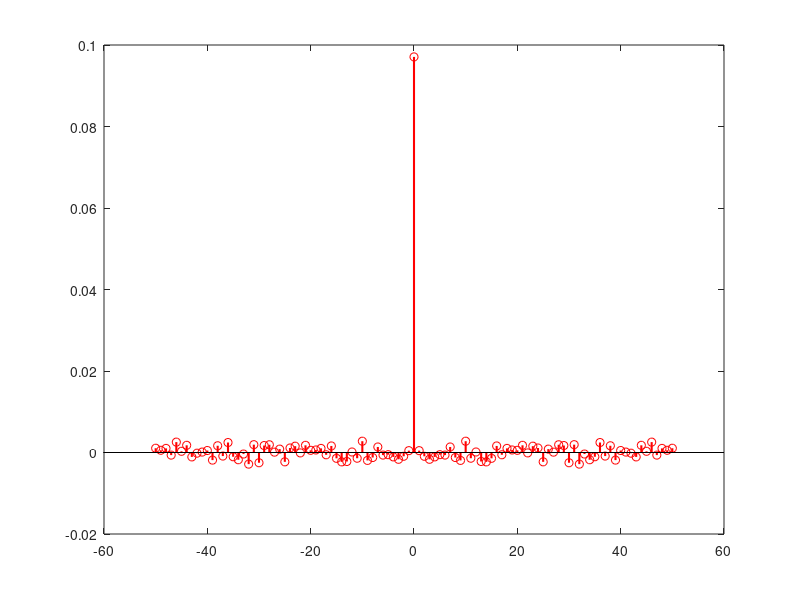

Write MATLAB code to recreate this figure. (Note: this script raises an error after producing the figure.)
% DISCIPLINA: TIP7044 - ESTIMAÇÃO E IDENTIFICAÇÃO DE SISTEMAS (2022.2 - T01)
% PROFESSOR: GUILHERME DE ALENCAR BARRETO
% ALUNO(A): ANDREZA COSTA NASCIMENTO
% MATRÍCULA: 544957

% 2º EXERCÍCIO COMPUTACIONAL: ESTACIONARIEDADE E ERGODICIDADE

%% Item 1
clc;clear;

N = 5000;
pot_awgn = 0.1;
x = sqrt(pot_awgn)*randn(N,1);
m_x = mean(x);
var_x = var(x);

tau_max = 50;
[R_ruido lag] = xcorr(x-m_x,tau_max,'unbiased');

% create new figure
fig = figure; clf

h = stem(lag,R_ruido,'-r','LineWidth',1.5); hold on

% define figure properties
opts.Colors     = set(groot,'defaultAxesColorOrder');
opts.saveFolder = 'img/';
opts.width      = 20;
opts.height     = 10;
opts.fontType   = 'Times';
opts.fontSize   = 24.6;

% add axis labes and legend
axis tight
title('Funcao de Autocorrelacao: Processo AWGN')
xlabel('tau (lag)')
ylabel('FAC')
%legend('1960','1946','1970','1972','1975')

% scaling
fig.Units               = 'centimeters';
fig.Position(3)         = opts.width;
fig.Position(4)         = opts.height;

% set text properties
set(fig.Children, ...
    'FontName',     'Times', ...
    'FontSize',     23);

% remove unnecessary white space
set(gca,'LooseInset',max(get(gca,'TightInset'), 0.02))
hold off

%% Item 2

clc; clear;

N = 5000;
pot_awgn = 0.1;
a_0 = 2;
a_1 = 0.85;
tau_max = 20;

m_x_teo = a_0/(1-a_1);
var_x_teo = pot_awgn/(1-a_1^2);
SNR_teo = var_x_teo/pot_awgn;
SNR_dB_teo = 10*log10(SNR_teo);

for t=1:1:tau_max+1
    lag(1,t) = t-1; 
    R_x_teo(t) = var_x_teo*a_1^(abs(t));
end
R_x_teo=R_x_teo(:);

% create new figure
fig = figure; clf

h = stem(lag,R_x_teo,'-r','LineWidth',1.5); hold on

% define figure properties
opts.Colors     = set(groot,'defaultAxesColorOrder');
opts.saveFolder = 'img/';
opts.width      = 20;
opts.height     = 10;
opts.fontType   = 'Times';
opts.fontSize   = 24.6;

% add axis labes and legend
axis tight
title('Funcao de Autocorrelacao: Processo AR(1) - Teórico')
xlabel('tau (lag)')
ylabel('FAC')
%legend('1960','1946','1970','1972','1975')

% scaling
fig.Units               = 'centimeters';
fig.Position(3)         = opts.width;
fig.Position(4)         = opts.height;

% set text properties
set(fig.Children, ...
    'FontName',     'Times', ...
    'FontSize',     23);

% remove unnecessary white space
set(gca,'LooseInset',max(get(gca,'TightInset'), 0.02))
hold off

x(1)=sqrt(pot_awgn)*randn;

for t=2:N   %2*N
    x(t)=a_0+a_1*x(t-1)+sqrt(pot_awgn)*randn;
end
x=x(:);
%x=x(N+1:end);

m_x = mean(x);
var_x = var(x);
SNR = var_x/pot_awgn;
SNR_dB = 10*log10(SNR_dB_teo);

[R_x lag] = xcorr(x-m_x,tau_max,'unbiased');
I=find(lag==0);
lag=lag(I:end);

% create new figure
fig = figure; clf

h = stem(lag,R_x(I:end),'-r','LineWidth',1.5); hold on

% define figure properties
opts.Colors     = set(groot,'defaultAxesColorOrder');
opts.saveFolder = 'img/';
opts.width      = 20;
opts.height     = 10;
opts.fontType   = 'Times';
opts.fontSize   = 24.6;

% add axis labes and legend
axis tight
title('Funcao de Autocorrelacao: Processo AR(1)')
xlabel('tau (lag)')
ylabel('FAC')
%legend('1960','1946','1970','1972','1975')

% scaling
fig.Units               = 'centimeters';
fig.Position(3)         = opts.width;
fig.Position(4)         = opts.height;

% set text properties
set(fig.Children, ...
    'FontName',     'Times', ...
    'FontSize',     23);

% remove unnecessary white space
set(gca,'LooseInset',max(get(gca,'TightInset'), 0.02))
hold off

%% Item 3

clc;clear;

N = 5000;
pot_awgn = 0.1;
a_0 = 2;
a_1 = 0.85;
tau_max = 20;

x(1)=sqrt(pot_awgn)*randn;

for t=2:2*N
    x(t)=a_0+a_1*x(t-1)+sqrt(pot_awgn)*randn;
end
x=x(:);
x=x(N+1:end);

K = 4;
N_sub = 1250;
N_atual = 0;

for i=1:K
    sub_x(:,i) = x(N_atual+1:N_atual+N_sub);
    N_atual = N_atual + N_sub;
end

Media_barra = 0;
Var_barra = 0;

for i=1:K
    m_sub(i) = sum(sub_x(:,i))/N_sub;
    var_sub(i) = sum((sub_x(:,i)-m_sub(i)).^2)/N_sub;
    Media_barra = Media_barra+m_sub(i);
    Var_barra = Var_barra+var_sub(i);
end

Media_barra = Media_barra/K;
Var_barra = Var_barra/K;

X_barra = sum(x)/(N_sub*K);
VAR_barra = sum((x-X_barra).^2)/(N_sub*K);
